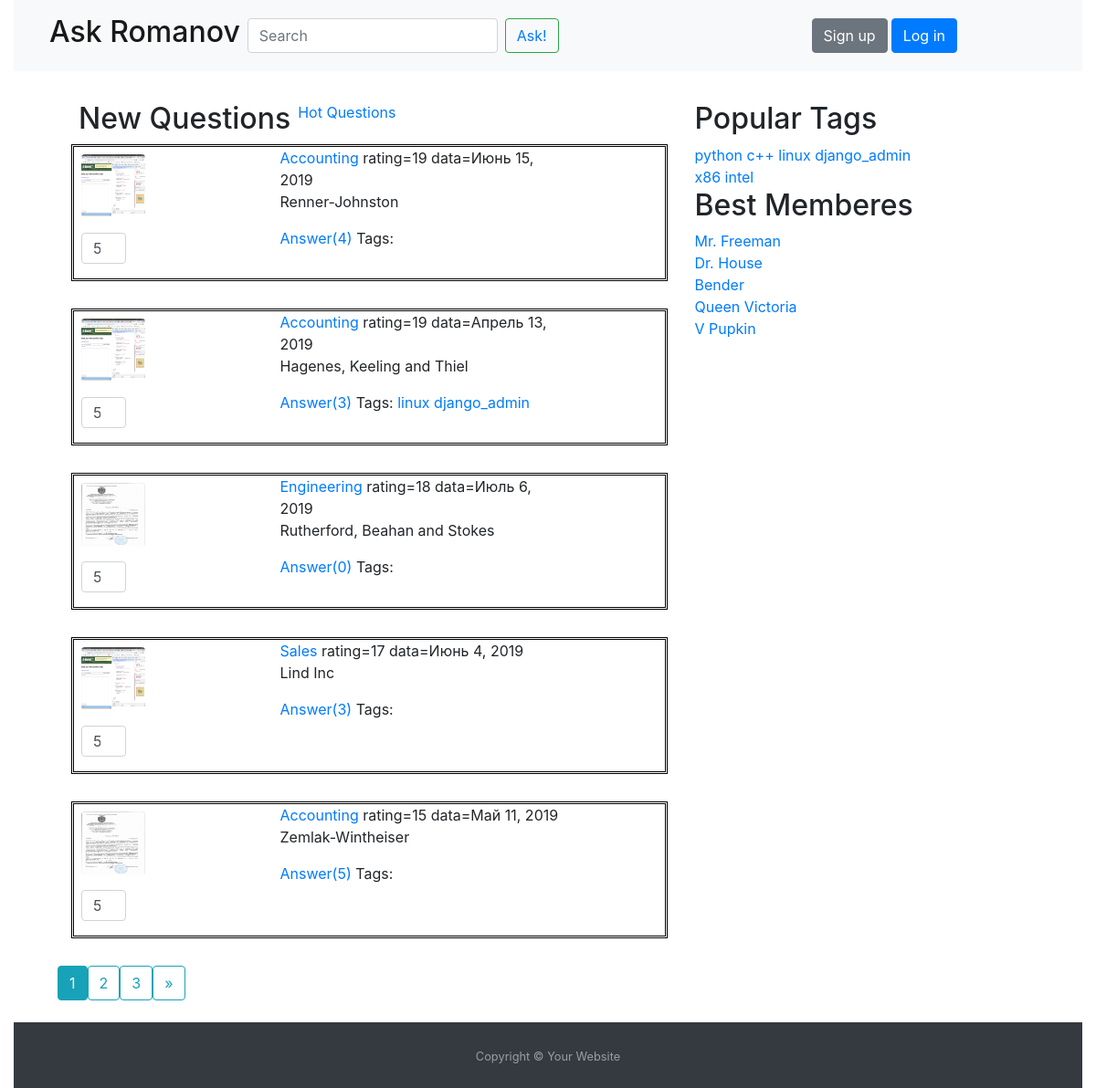
The app's page /hot with its own data.
### askpupkin/models.py (models this page shows, shortened)
class Question(models.Model):
    title = models.CharField(max_length=255)
    data_create = models.DateField(auto_now_add=True)
    content = models.TextField()
    author = models.ForeignKey(User, on_delete=models.SET_NULL, blank=True, null=True)
    rating = models.IntegerField(default=0)
    tag = models.ManyToManyField(Tag, blank=True)
    objects = QuestionManager()
    @property
    def answer_count(self):
        return self.answer_set.count()

class Profile(models.Model):
    avatar = models.ImageField(default="default.png", upload_to="images/")
    rating = models.IntegerField(default=0)
    user = models.OneToOneField(User, on_delete=models.CASCADE)

class Tag(models.Model):
    tag_word = models.CharField(max_length=80)

### askpupkin/views.py (the view)
# urls.py: path('', views.question_list, name="question_list"),
def question_list(request, tag=None):
    path = request.path
    if path == '/hot':
        question_list = Question.objects.best_questions()
    elif re.match(r'^/tag/.+$', path):  # tag select
        question_list = Question.objects.filter(tag__tag_word=tag)
    else:
        question_list = Question.objects.newest_questions()
    page = paginate(question_list, request)
    paginator = page.paginator
    tags = Tag.objects.all()
    context = {'questions': page.object_list, 'tags': tags,
               'page': page, 'paginator': paginator}
    return render(request, 'index.html', context=context)

### askpupkin/models.py (called while the page is built)
    def best_questions(self):
        return self.order_by('-rating')

### askpupkin/views.py (called while the page is built)
def paginate(object_list, request):
    try:
        limit = int(request.GET.get('limit', 5))
    except ValueError:
        limit = 5
    if limit > 100:
        limit = 5
    try:
        page = int(request.GET.get('page', 1))
    except ValueError:
        raise Http404
    paginator = Paginator(object_list, limit)
    try:
        page = paginator.page(page)
    except EmptyPage:
        page = paginator.page(paginator.num_pages)
    return page

### askpupkin/templates/index.html
{% extends 'base.html' %}
{% load static %}
{% block content %}
    <div class="content d-flex">
        <p class="h2 ml-2 mr-2">New Questions</p>
        <a href="{% url "hot" %}"><p>Hot Questions</p></a>
    </div>
    {% for question in questions %}
        <div class="content forms">
            <div class="row">
                <div class="col-4 d-flex flex-column">
                    <img src="{{ question.author.profile.avatar.url }}" class="rounded m-2"/>
                    <input type="number" name="like" class="form-control m-2 col-3" value="5" size="2"/>
                </div>
                <div class="col-6">
                    <span><a href="{% url "question" question.id %}">{{ question.title }}</a></span>
                    <span> rating={{ question.rating }}</span>
                    <span>data={{ question.data_create }}</span>
                    <p>{{ question.content }}</p>
                    <a href="{% url 'question' question.id %}">Answer({{ question.answer_count }}) </a><span>Tags: </span>
                    {% for tag in question.tag.all %}
                        <a href="{% url 'tag' tag.tag_word %}"> {{ tag.tag_word }}
                    {% endfor %}</a>
                </div>
            </div>
        </div>
    {% endfor %}
{% endblock %}

### askpupkin/templates/base.html (shortened to what this page needs)
<!DOCTYPE html>
<html lang="en">
<head>
    {% load staticfiles %}
    <link rel="stylesheet" type="text/css" href="{% static "css/bootstrap.min.css" %}"/>
    <link rel="stylesheet" href="{% static "css/style.css" %}"/>
</head>
<body class="container-fluid">
<div class="main-block">
    <header>
        <nav class="navbar navbar-expand-md navbar-light bg-light">
            <div class="navbar-search col-9 d-flex flex-row">
                <ul class="navbar-nav">
                    <li class="nav-item active">
                        <a class="nav-link" href="/"><h2>Ask Romanov</h2></a>
                    </li>
                </ul>
                <form class="form-inline my-1">
                    <input type="text" class="form-control" placeholder="Search" aria-label="Search"/>
                    <button class="btn btn-outline-success m-2"><a href="{% url 'ask' %}"> Ask!</a></button>
                </form>
            </div>
            {% if user.is_authenticated %}
                <a href="{% url 'logout' %}?next={{ request.path }}" class="mx-1">Log out</a>
                <strong class="alert alert-success">Hello <a
                        href="{% url 'cabinet' %}"> {{ user.username }}</a></strong>
                <a href="{% url "cabinet" %}"><img src="{{ user.profile.avatar.url }}" class="rounded m-2"
                                                   alt="Avatar" width="60" height="60"/></a>
            {% else %}
                <a href="{% url "signup" %}" class="mx-1 btn btn-secondary">Sign up</a>
                <a href="{% url "login" %}?next={{ request.path }}" class="btn btn-primary">Log in</a>
            {% endif %}
        </nav>
    </header>
    <div class="main-content">
        <section class="d-flex">
            <div class="left-content ml-5 col-7">
                {% block content %}
                {% endblock %}
            </div>
            <div class="right-content col-3">
                {% block tag %}
                    <div class="content tags">
                        <h2>Popular Tags</h2>
                        {% for tag in tags %}
                            <a href="{% url "tag" tag.tag_word %}"><span>{{ tag.tag_word }}</span></a>
                        {% endfor %}
                    </div>
                {% endblock tag %}
                <div class="content memberes d-flex flex-column">
                    <h2>Best Memberes</h2>
                    <a href="#">Mr. Freeman</a>
                    <a href="#">Dr. House</a>
                    <a href="#">Bender</a>
                    <a href="#">Queen Victoria</a>
                    <a href="#">V Pupkin</a>
                </div>
            </div>
        </section>
    </div>
    {% block pagin %}
        <div class="row ml-5 justify-content-start">
            {% for num in paginator.page_range %}
                {% if page.number == num %}
                    <a class="btn btn-info mb-4" href="?page={{ num }}">{{ num }}</a>
                {% elif num > page.number|add:'-3' and num < page.number|add:'3' %}
                    <a class="btn btn-outline-info mb-4" href="?page={{ num }}">{{ num }}</a>
                {% endif %}
            {% endfor %}
            {% if page.has_next %}
                <a class="btn btn-outline-info mb-4" href="?page={{ page.next_page_number }}">&raquo;</a>
            {% endif %}
        </div>
    {% endblock %}
    <footer id="sticky-footer" class="py-4 bg-dark text-white-50">
        <div class="text-center">
            <small>Copyright &copy; Your Website</small>
        </div>
    </footer>
</div>
</body>
</html>

### askpupkin/static/css/style.css (style rules this page uses)
.main-block { display: flex; flex-direction: column; height: 100vh; }
.main-content { flex: 1 0 auto; }
#sticky-footer { flex-shrink: 0; }
.forms { width: 100%; height: 150px; margin-bottom: 30px; border: 3px double black; }
.row img { width: 70px; height: 70px; }

### records on screen
Question: author.profile.avatar (picture), title "Accounting", rating "19", data_create "Июнь 15, 2019", content "Renner-Johnston", answer_count "4"
Question: author.profile.avatar (picture), title "Accounting", rating "19", data_create "Апрель 13, 2019", content "Hagenes, Keeling and Thiel", answer_count "3"
Tag: tag_word "linux"
Tag: tag_word "django_admin"
Question: author.profile.avatar (picture), title "Engineering", rating "18", data_create "Июль 6, 2019", content "Rutherford, Beahan and Stokes", answer_count "0"
Question: author.profile.avatar (picture), title "Sales", rating "17", data_create "Июнь 4, 2019", content "Lind Inc", answer_count "3"
Question: author.profile.avatar (picture), title "Accounting", rating "15", data_create "Май 11, 2019", content "Zemlak-Wintheiser", answer_count "5"
Tag: tag_word "python"
Tag: tag_word "c++"
Tag: tag_word "x86"
Tag: tag_word "intel"

### other values on screen
{{ num }} "1"
{{ num }} "2" "3"
